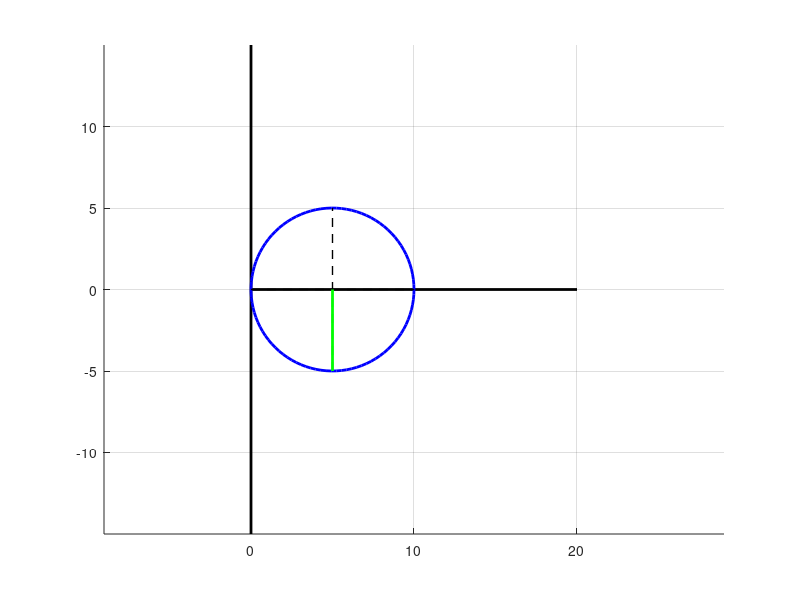

The MATLAB script that drew this image:
% Stress values
sigma_x = input("Enter the value for sigma_x: ");
sigma_y = input("Enter the value for sigma_y: ");
tao = input("Enter the value for tao: ");

% Mohr circle parameters
sigma_avg = (sigma_x + sigma_y)/2;
radius = sqrt(((sigma_x - sigma_y)/2)^2 + tao^2);
center = [sigma_avg, 0];
extension_length = 10;

% Main x and y axes data points
x_axis = linspace(0, sigma_avg + radius + extension_length);
y_axis = linspace(-(radius + extension_length), radius + extension_length);

% Generate the coordinates for the circle
theta_circle = linspace(0, 2*pi, 100);
x_circle = center(1) + radius * cos(theta_circle);
y_circle = center(2) + radius * sin(theta_circle);

hold off;
hold on;

% Draw main x and y axes
line([min(x_axis), max(x_axis)], [0, 0], ...
    'Color', 'k', 'LineWidth', 2); % x-axis (black line)
line([0, 0], [min(y_axis), max(y_axis)], ...
    'Color', 'k', 'LineWidth', 2); % y-axis (black line)

% Plot the circle
plot(x_circle, y_circle,'Color','b','LineWidth',2);

% Plot circle x and y axes
% The 'line' function: line([x1,x2],[y1,y2]) then connects the coordinates;
line([center(1) - radius, center(1) + radius], [center(2), center(2)], ...
    'Color', 'k', 'LineWidth', 1,'LineStyle','--');  % Circle x-axis
line([center(1), center(1)], [center(2) - radius, center(2) + radius], ...
    'Color', 'k', 'LineWidth', 1,'LineStyle','--');  % Circle y-axis

% Plot angle of rotation
theta = 0.5 * atan(2 * tao/(sigma_x - sigma_y));
line([center(1), sigma_avg + sigma_x/2 - sigma_y/2], [0, -tao], ...
    'Color', 'g', 'LineWidth', 2);

axis equal;
grid on;
hold off;